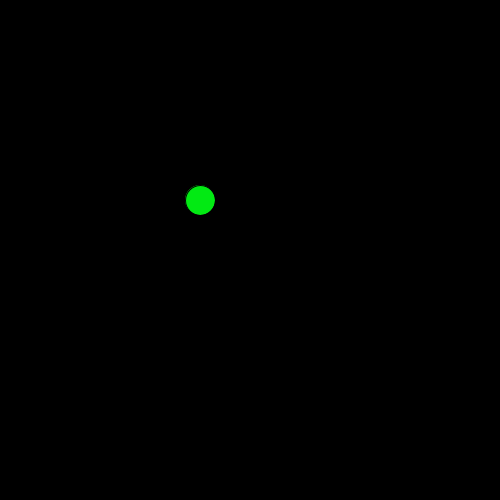
Frame 1 (no input)
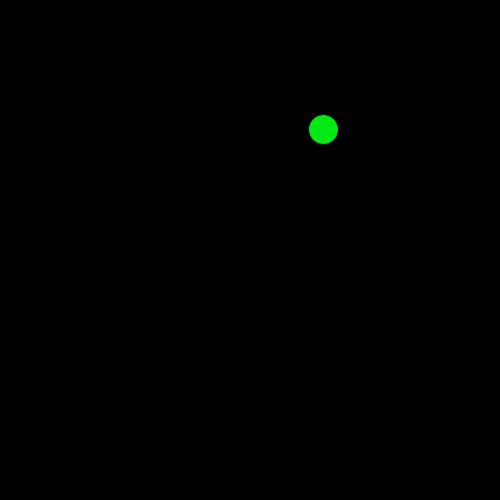
Frame 60 (the mouse pressed at the canvas centre just before this capture)
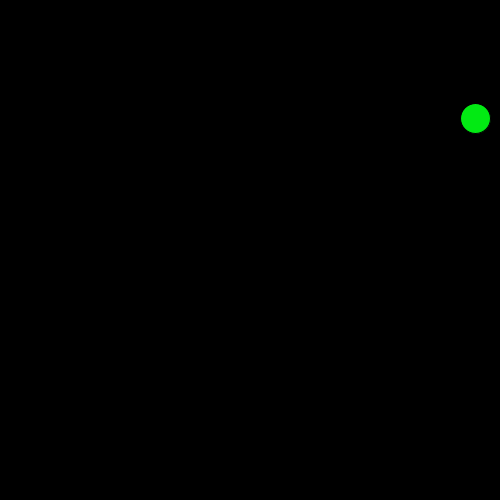
Frame 120 (the mouse held since frame 60 and released just before this capture)

The Processing sketch that drew these frames (run headless with seeded random() and noise(); from frame 60 on, the mouse is pressed at the canvas centre):

// Processing sketch: processing_101024
// ── processing_101024.pde

//if statements, for loops, response

int timer = 0;
float fX = 200;
float fY = 200;
float eX = 250;
float eY = 250;
float pX = 300;
float pY = 300;
float easing = .05;
color pColor = color(#FCDC24);

void setup() {
  size(500, 500);
  frameRate(24);
}

void draw() {
  background(0);
  food();
  player1();
}

void food() {
  //respawn
  timer++;
  if (timer >= 48) {
    fX = random(500);
    fY = random(500);
    timer = 0;
  }
  fill(#02EA13);  
  ellipse(fX, fY, 30, 30);
}

void player1() {
  float targetX = mouseX;
  float targetY = mouseY;
  pX += (targetX - pX) * easing;
  pY += (targetY - pY) * easing;
  fill(pColor);
  ellipse(pX, pY, 30, 30);
}

void collisions() {
  float pDist = dist(pX, pY, fX, fY);
  if (pDist <= 30) {
    pColor = color(#B4ABAB);
  }
  else {
    pColor = color(#FCDC24);
  }
}

void bGround(){
for(int i = 0; i < width; i += 50){
  for(int j = 0; j < height; j += 50){
    fill(#E5DEB5);
    rect(i,j,50,50);}
}
}
